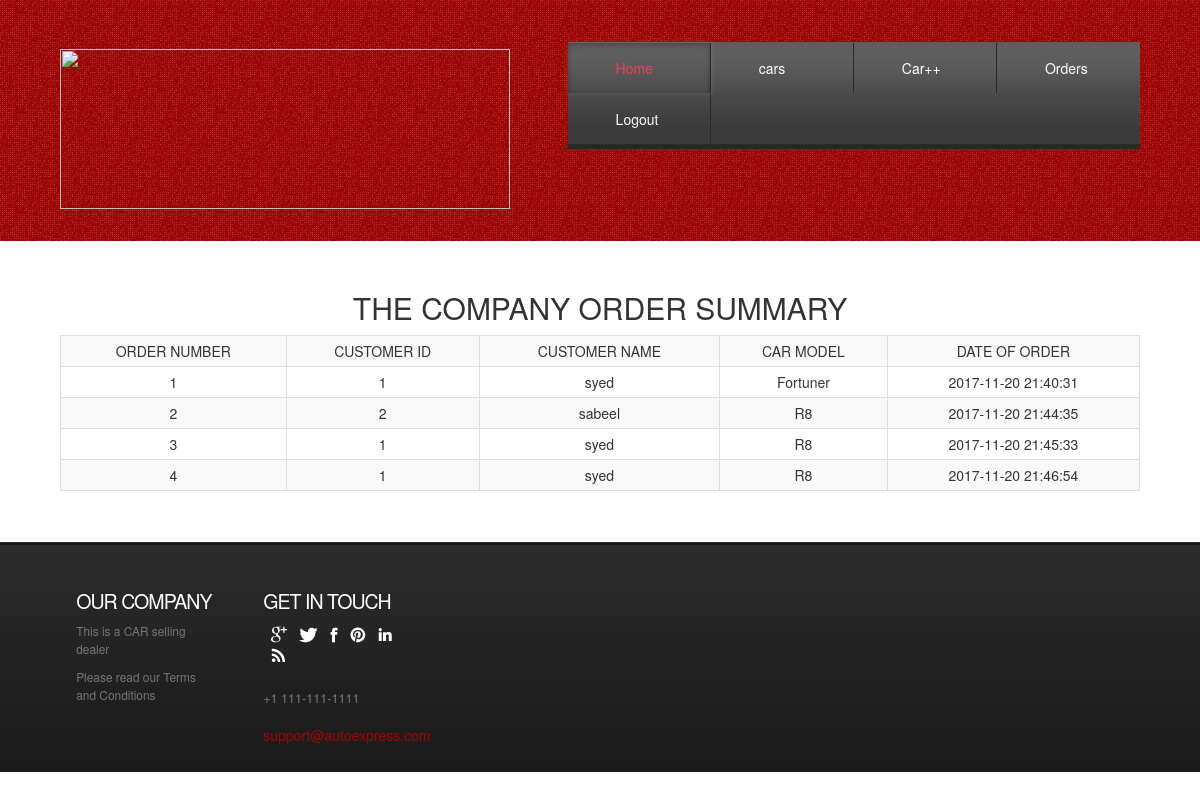
/admin/adminorders.php (signed in), run on the app's committed database.
### tables this page shows
CREATE TABLE IF NOT EXISTS `sale2` (
  `sale_id` int(11) NOT NULL AUTO_INCREMENT,
  `customer_id` int(11) NOT NULL,
  `carmodel` varchar(100) NOT NULL,
  `ordertime` datetime NOT NULL,
  PRIMARY KEY (`sale_id`)
);

CREATE TABLE IF NOT EXISTS `customer` (
  `c_id` int(11) NOT NULL AUTO_INCREMENT,
  `name` varchar(30) NOT NULL,
  `email` varchar(250) NOT NULL,
  `pass` varchar(250) NOT NULL,
  `phone` varchar(100) NOT NULL,
  `address` varchar(20) NOT NULL,
  PRIMARY KEY (`c_id`)
);

CREATE TABLE IF NOT EXISTS `model` (
  `model` int(11) NOT NULL,
  `m_id` int(11) NOT NULL,
  `name` varchar(20) NOT NULL,
  `year` year(4) NOT NULL,
  `basic_spec` varchar(200) NOT NULL,
  PRIMARY KEY (`model`),
  KEY `m_id` (`m_id`)
);

### admin/adminorders.php (the view, shortened to what this page needs)
<!DOCTYPE HTML>
<html>
<head>
<link href="css/style.css" rel="stylesheet" type="text/css" media="all" />
<link rel="stylesheet" href="https://maxcdn.bootstrapcdn.com/bootstrap/3.3.7/css/bootstrap.min.css">
</head>
<body>
<div class="header">
<div class="wrap">
	<div class="header-bot">
		 <div class="logo">
			 <a href="index.html"><img src="images/showroomcover.png" alt="" style="width:450px; height: 160px;"></a>
		 </div>
		 <div class="cart">
		    <div class="menu-main">
			   <ul class="dc_css3_menu">
					 <li class="active"><a href="admin.php">Home</a></li>
					 <li><a href="admincars.php">cars</a></li>
                     <li><a href="adminaddcar.php">Car++</a></li>
                     <li><a href="adminorders.php">Orders</a></li>
                     <li><a href="adminlogout.php">Logout</a></li>
		     	</ul>
			</div>
		</div>
	   </div>
	  </div>
</div>
<div class="header-bottom">
	<div class="wrap">
		<div class="page-not-found">
			<div class="text-center">
          <h2>THE COMPANY ORDER SUMMARY
          </h2>
        </div>
        <div class="container-fluid row">
            <div class="col-md-3"></div>
          <div class="s">
                  <table class="table table-bordered table-responsive table-striped table-hover table-condensed text-center " >
                    <tr>
                        <th class = "text-center">ORDER NUMBER</th>
                        <th class = "text-center">CUSTOMER ID</th>
                        <th class = "text-center">CUSTOMER NAME</th>
                        <th class = "text-center">CAR MODEL</th>
                        <th class = "text-center">DATE OF ORDER</th>
                       </tr>
                              <?php
                                    $db=mysqli_connect("localhost","root","Syedafnan78647","car_showroom");
                                    $getorders= mysqli_query($db, "SELECT * from sale2 ");
                                    $numrows3 =mysqli_num_rows($getorders);
                                    if($numrows3 !=0)
                                    {
                                        while($row3=mysqli_fetch_assoc($getorders))
                                        {
                                                        $dbsaleid=$row3['sale_id'];
                                                        $dbcustomerid=$row3['customer_id'];
                                                        $carnumber=$row3['carmodel'];
                                                        $date=$row3['ordertime'];
                                                $getusercarname = mysqli_query($db, "SELECT name from model where model = '".$carnumber."'");
                                                $numrows2 =mysqli_num_rows($getusercarname);
                                                if($numrows2 !=0)
                                                {
                                                    while($row2=mysqli_fetch_assoc($getusercarname))
                                                    {
                                                        $dbusercarname=$row2['name'];
                                                    }
                                                }
                                                $getusername= mysqli_query($db, "SELECT name from customer where c_id = '".$dbcustomerid."'");
                                                $numrows =mysqli_num_rows($getusername);
                                                if($numrows !=0)
                                                {
                                                    while($row=mysqli_fetch_assoc($getusername))
                                                    {
                                                        $dbusername=$row['name'];
                                                    }
                                                }
                                                            echo "<tr>" ;
                                                            echo "<td>$dbsaleid</td>";
                                                           echo "<td>$dbcustomerid</td>";
                                                           echo "<td>$dbusername</td>";
                                                            echo "<td>$dbusercarname</td>";
                                                             echo "<td>$date</td>";
                                                            echo" </tr>";
                                        }
                                    }
                            ?>
                   </table>
          </div>
            <div class="col-md-3"></div>
        </div>
		</div>
	</div>
</div>
<div class="footer">
	<div class="wrap">
	   <div class="footer-top">
				<div class="col_1_of_5 span_1_of_5">
					<div class="footer-grid twitts">
					<h3>Our Company</h3>
						<div class="f_menu">
							 <ul>
						          <li>This is a CAR selling dealer</li>
						     	  <li>Please read our Terms and Conditions </li>
						     </ul>
						</div>
				   </div>
				</div>
				<div class="col_1_of_5 span_1_of_5">
					<div class="footer-grid twitts">
						<h3>Get in touch</h3>
						<ul class="follow_icon">
							<li><a href="#" style="opacity: 1;"><img src="images/follow_icon.png" alt=""></a></li>
							<li><a href="#" style="opacity: 1;"><img src="images/follow_icon1.png" alt=""></a></li>
							<li><a href="#" style="opacity: 1;"><img src="images/follow_icon2.png" alt=""></a></li>
							<li><a href="#" style="opacity: 1;"><img src="images/follow_icon3.png" alt=""></a></li>
							<li><a href="#" style="opacity: 1;"><img src="images/follow_icon4.png" alt=""></a></li>
							<li><a href="#" style="opacity: 1;"><img src="images/follow_icon5.png" alt=""></a></li>
						</ul>
						<p>+1 111-111-1111</p>
						<span>support@autoexpress.com</span>
					</div>
				</div>
		</div>
	</div>
</div>
</body>
</html>

### data on the page
sale2: sale_id "1", customer "1", customer.name "syed", model.name "Fortuner", ordertime "2017-11-20 21:40:31"
sale2: sale_id "2", customer "2", customer.name "sabeel", model.name "R8", ordertime "2017-11-20 21:44:35"
sale2: sale_id "3", customer "1", customer.name "syed", model.name "R8", ordertime "2017-11-20 21:45:33"
sale2: sale_id "4", customer "1", customer.name "syed", model.name "R8", ordertime "2017-11-20 21:46:54"
